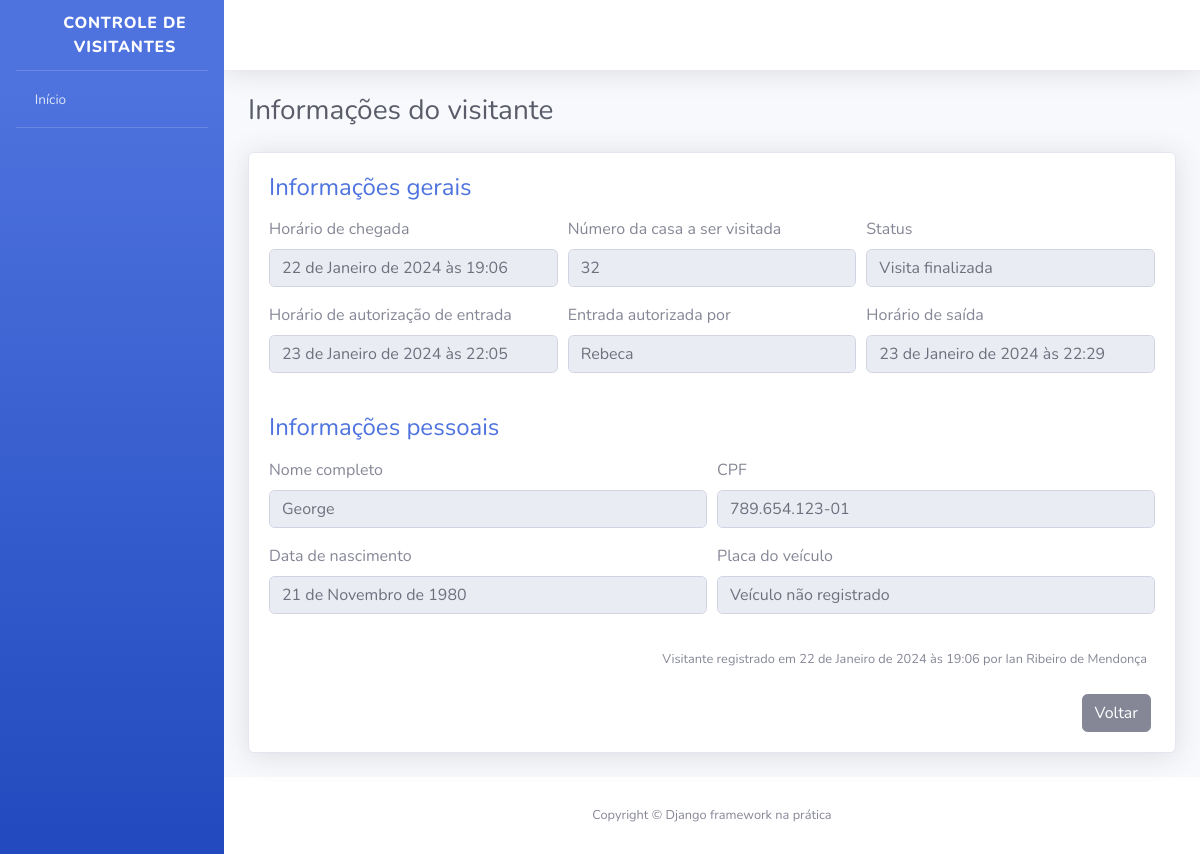
The page /informacoes-visitante/4/ (signed in) on the database its author committed.
### apps/visitantes/models.py (models this page shows, shortened)
class Visitante(models.Model):
    STATUS_VISITANTE = [
        ("AGUARDANDO", "Aguardando autorização"),
        ("EM_VISITA", "Em visita"),
        ("FINALIZADO", "Visita finalizada")
    ]
    status = models.CharField(
        verbose_name="Status",
        max_length=10,
        choices=STATUS_VISITANTE,
        default="AGUARDANDO"
    )
    nome_completo = models.CharField(
        verbose_name="Nome completo",
        max_length=60
    )
    cpf = models.CharField(
        verbose_name="CPF",
        max_length=11
    )
    data_nascimento = models.DateField(
        verbose_name="Data de nascimento",
        auto_now=False,
        auto_now_add=False
    )
    numero_casa = models.PositiveSmallIntegerField(
        verbose_name="Número da casa a ser visitada"
    )
    placa_veiculo = models.CharField(
        verbose_name="Placa do veículo",
        max_length=7,
        blank=True,
        null=True
    )
    horario_chegada = models.DateTimeField(
        verbose_name="Horário de chegada na portaria",
        auto_now_add=True,
        auto_now=False
    )
    horario_saida = models.DateTimeField(
        verbose_name="Horário de saída do condomínio",
        auto_now=False,
        auto_now_add=False,
        blank=True,
        null=True
    )
    horario_autorizacao = models.DateTimeField(
        verbose_name="Horário da autorização de entrada",
        auto_now=False,
        auto_now_add=False,
        blank=True,
        null=True
    )
    morador_responsavel = models.CharField(
        verbose_name="Nome do morador que autorizou a entrada do visitante",
        max_length=60,
        blank=True,
        null=True
    )
    registrado_por = models.ForeignKey(
        "porteiros.Porteiro",
        verbose_name="Porteiro responsável pelo registro",
        on_delete=models.PROTECT
    )
    def get_placa_veiculo(self):
        if self.placa_veiculo:
            return self.placa_veiculo
        return "Veículo não registrado"
    def get_horario_saida(self):
        if self.horario_saida:
            return self.horario_saida
        return "Horário de saída não registrado"
    def get_horario_autorizacao(self):
        if self.horario_autorizacao:
            return self.horario_autorizacao
        return "Visitante aguardando autorização"
    def get_morador_responsavel(self):
        if self.morador_responsavel:
            return self.morador_responsavel
        return "Visitante aguardando autorização"
    def get_cpf(self):
        if self.cpf:
            cpf = str(self.cpf)
            cpf_parte_1 = cpf[0:3]
            cpf_parte_2 = cpf[3:6]
            cpf_parte_3 = cpf[6:9]
            cpf_parte_4 = cpf[9:]
            return f"{cpf_parte_1}.{cpf_parte_2}.{cpf_parte_3}-{cpf_parte_4}"
    class Meta:
        verbose_name = "Visitante"
        verbose_name_plural = "Visitantes"
        db_table = "visitante"

### apps/porteiros/models.py (models this page shows)
class Porteiro(models.Model):
    usuario = models.OneToOneField(
        "usuarios.Usuario",
        verbose_name="Usuário",
        on_delete=models.PROTECT
    )
    nome_completo = models.CharField(
        verbose_name="Nome completo",
        max_length=60
    )
    cpf = models.CharField(
        verbose_name="CPF",
        max_length=11
    )
    telefone = models.CharField(
        verbose_name="Telefone",
        max_length=11
    )
    data_nascimento = models.DateField(
        verbose_name="Data de nascimento",
        auto_now=False,
        auto_now_add=False
    )
    class Meta:
        verbose_name = "Porteiro"
        verbose_name_plural = "Porteiros"
        db_table = "porteiro"
    def __str__(self):
        return self.nome_completo

### apps/visitantes/views.py (the view, shortened to what this page needs)
# urls.py: path('informacoes-visitante/<int:id>/', informacoes_visitante, name='informacoes_visitante'),
@login_required
def informacoes_visitante(request, id):
    visitante = get_object_or_404(Visitante, id=id)
    form = AutorizaVisitanteForm()
    context = {
        "nome_pagina": "Informações do visitante",
        "visitante": visitante,
        "form": form
    }
    return render(request, "informacoes_visitante.html", context)

### apps/visitantes/forms.py
class AutorizaVisitanteForm(forms.ModelForm):
    class Meta:
        morador_responsavel = forms.CharField(required=True)
        model = Visitante
        fields = [
            'morador_responsavel'
        ]
        error_messages = {
            "morador_responsavel": {
                "required": "Por favor informe o nome do morador responsável por autorizar a entrada do visitante"
            }
        }

### templates/informacoes_visitante.html (shortened to what this page needs)
{% extends "base.html" %}
{% load widget_tweaks %}
{% block conteudo %}
<div class="container">
    <div class="d-sm-flex align-items-center justify-content-between mb-4">
        <h1 class="h3 mb-0 text-gray-800">{{ nome_pagina }}</h1>
    </div>
    <div class="card shadow mb-4">
        <div class="card-body">
            <h4 class="mb-3 text-primary">
                Informações gerais
            </h4>
            <form>
                <div class="form-row">
                    <div class="form-group col-md-4">
                        <label>Horário de chegada</label>
                        <input type="text" class="form-control" value="{{ visitante.horario_chegada }}" disabled>
                    </div>
                    <div class="form-group col-md-4">
                        <label>Número da casa a ser visitada</label>
                        <input type="text" class="form-control" value="{{ visitante.numero_casa }}" disabled>
                    </div>
                    <div class="form-group col-md-4">
                        <label>Status</label>
                        <input type="text" class="form-control" value="{{ visitante.get_status_display }}" disabled>
                    </div>
                </div>
                <div class="form-row">
                    <div class="form-group col-md-4">
                        <label>Horário de autorização de entrada</label>
                        <input type="text" class="form-control" value="{{ visitante.get_horario_autorizacao }}" disabled>
                    </div>
                    <div class="form-group col-md-4">
                        <label>Entrada autorizada por</label>
                        <input type="text" class="form-control" value="{{ visitante.get_morador_responsavel }}" disabled>
                    </div>
                    <div class="form-group col-md-4">
                        <label>Horário de saída</label>
                        <input type="text" class="form-control" value="{{ visitante.get_horario_saida }}" disabled>
                    </div>
                </div>
            </form>
            <h4 class="mb-3 mt-4 text-primary">
                Informações pessoais
            </h4>
            <form>
                <div class="form-row">
                    <div class="form-group col-md-6">
                        <label>Nome completo</label>
                        <input type="text" class="form-control" value="{{ visitante.nome_completo}}" disabled>
                    </div>
                    <div class="form-group col-md-6">
                        <label>CPF</label>
                        <input type="text" class="form-control" value="{{ visitante.get_cpf }}" disabled>
                    </div>
                </div>
                <div class="form-row">
                    <div class="form-group col-md-6">
                        <label>Data de nascimento</label>
                        <input type="text" class="form-control" value="{{ visitante.data_nascimento}}" disabled>
                    </div>
                    <div class="form-group col-md-6">
                        <label>Placa do veículo</label>
                        <input type="text" class="form-control" value="{{ visitante.get_placa_veiculo }}" disabled>
                    </div>
                </div>
            </form>
            <p class="mr-2 mt-3 mb-4 text-right">
                <small>
                    Visitante registrado em {{ visitante.horario_chegada}} por {{ visitante.registrado_por}}
                </small>
            </p>
            <div class="mr-1 text-right">
                <a href="{% url 'index' %}" class="btn btn-secondary text-white" type="button">
                    <span class="text">Voltar</span>
                </a>
            </div>
        </div>
    </div>
</div>
{% endblock %}

### rows shown on the page
Visitante: horario_chegada "22 de Janeiro de 2024 às 19:06", numero_casa "32", status "Visita finalizada", get_horario_autorizacao "23 de Janeiro de 2024 às 22:05", get_morador_responsavel "Rebeca", get_horario_saida "23 de Janeiro de 2024 às 22:29", nome_completo "George", get_cpf "789.654.123-01", data_nascimento "21 de Novembro de 1980", get_placa_veiculo "Veículo não registrado", registrado_por "Ian Ribeiro de Mendonça"

### other values the page prints
{{ nome_pagina }} "Informações do visitante"
